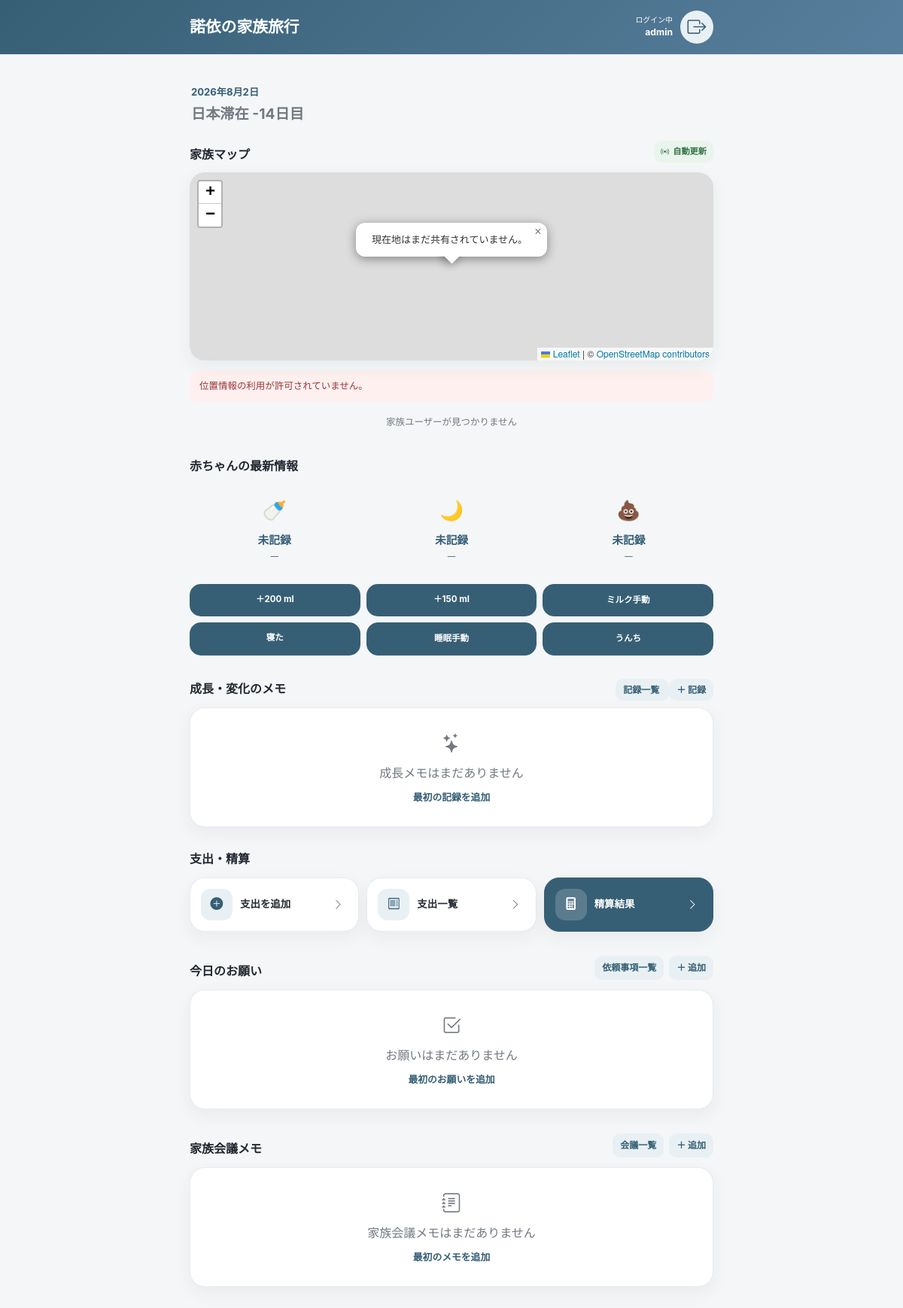
Before: /travel/ (signed in) with the older database file.
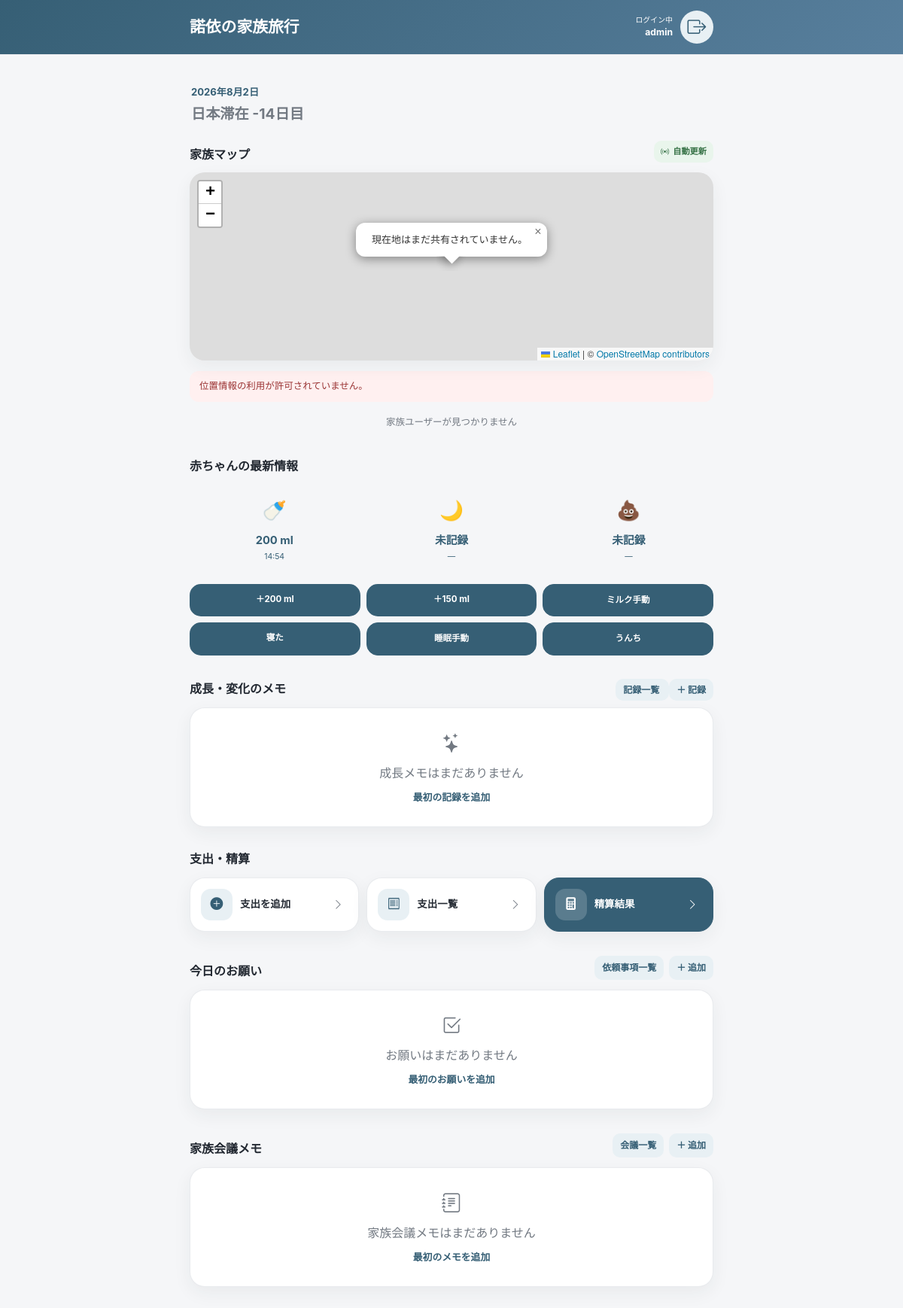
After: the same page with the newer database file.
### travel/models.py (models this page shows, shortened)
class MilkLog(models.Model):
    fed_at = models.DateTimeField(
        "授乳時刻",
    )
    amount_ml = models.PositiveIntegerField(
        "ミルク量（ml）",
    )
    created_by = models.ForeignKey(
        settings.AUTH_USER_MODEL,
        verbose_name="記録者",
        on_delete=models.SET_NULL,
        blank=True,
        null=True,
        related_name="created_milk_logs",
    )
    created_at = models.DateTimeField(
        "作成日時",
        auto_now_add=True,
    )
    class Meta:
        verbose_name = "ミルク記録"
        verbose_name_plural = "ミルク記録"
        ordering = ["-fed_at"]

### travel/views.py (the view, shortened to what this page needs)
@login_required
def home(request):
    today = timezone.localdate()
    arrival_date = timezone.datetime(
        2026,
        8,
        16,
    ).date()
    stay_day = (
        today - arrival_date
    ).days
    upcoming_schedules = Schedule.objects.filter(
        start_at__gte=timezone.now(),
    ).select_related(
        "created_by",
    ).order_by(
        "start_at",
    )[:2]
    tasks = Task.objects.all().order_by(
        "is_completed",
        "due_at",
        "-created_at",
    )[:5]
    latest_milk = MilkLog.objects.first()
    latest_sleep = SleepLog.objects.filter(
        ended_at__isnull=False,
    ).order_by(
        "-started_at",
    ).first()
    active_sleep = SleepLog.objects.filter(
        ended_at__isnull=True,
    ).order_by(
        "-started_at",
    ).first()
    latest_poop = PoopLog.objects.first()
    User = get_user_model()
    family_users = User.objects.filter(
        is_active=True,
        is_superuser=False,
    ).select_related(
        "profile",
    ).order_by(
        "username",
    )
    family_cards = []
    map_locations = []
    important_notice = ImportantNotice.objects.filter(
        is_active=True,
    ).first()
    latest_meeting_note = MeetingNote.objects.select_related(
        "created_by",
    ).first()
    latest_growth_notes = BabyGrowthNote.objects.select_related(
        "created_by",
    ).all()[:5]
    context = {
        "today": today,
        "stay_day": stay_day,
        "upcoming_schedules": upcoming_schedules,
        "latest_growth_notes": latest_growth_notes,
        "tasks": tasks,
        "latest_milk": latest_milk,
        "latest_sleep": latest_sleep,
        "active_sleep": active_sleep,
        "latest_poop": latest_poop,
        "family_cards": family_cards,
        "map_locations": map_locations,
        "important_notice": important_notice,
        "latest_meeting_note": latest_meeting_note,
    }
    return render(
        request,
        "travel/home.html",
        context,
    )

### travel/templates/travel/home.html (shortened to what the changed rows need)
{% extends "travel/base.html" %}
{% load static %}
{% block content %}
<section class="dashboard-section">
    <div class="baby-summary-grid">
        <article class="app-card baby-summary-card">
            <div class="summary-icon">
                <div class="summary-icon">
                </div>
            </div>
            {% if latest_milk %}
                <strong>{{ latest_milk.amount_ml }} ml</strong>
                <span>{{ latest_milk.fed_at|date:"H:i" }}</span>
            {% else %}
                <strong>未記録</strong>
                <span>—</span>
            {% endif %}
        </article>
    </div>
</section>
{% endblock %}

Changed rows visible on the page:
added MilkLog: amount_ml "200", fed_at "14:54"
Other visible differences:
text no longer shown: "未記録 —"
text now shown: "ml"
